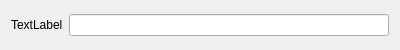
<?xml version="1.0" encoding="UTF-8"?>
<ui version="4.0">
 <class>Form</class>
 <widget class="QWidget" name="Form">
  <property name="geometry">
   <rect>
    <x>0</x>
    <y>0</y>
    <width>400</width>
    <height>50</height>
   </rect>
  </property>
  <property name="windowTitle">
   <string>Form</string>
  </property>
  <layout class="QHBoxLayout" name="horizontalLayout">
   <item>
    <widget class="QLabel" name="label">
     <property name="text">
      <string>TextLabel</string>
     </property>
    </widget>
   </item>
   <item>
    <widget class="QLineEdit" name="lineEdit"/>
   </item>
  </layout>
 </widget>
 <resources/>
 <connections/>
</ui>
